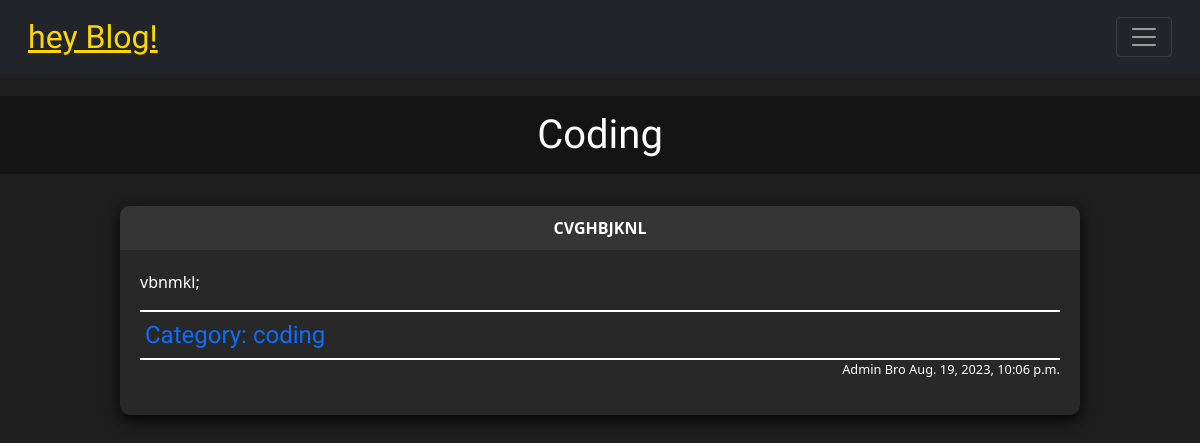
The app's page /category/coding/, older data.
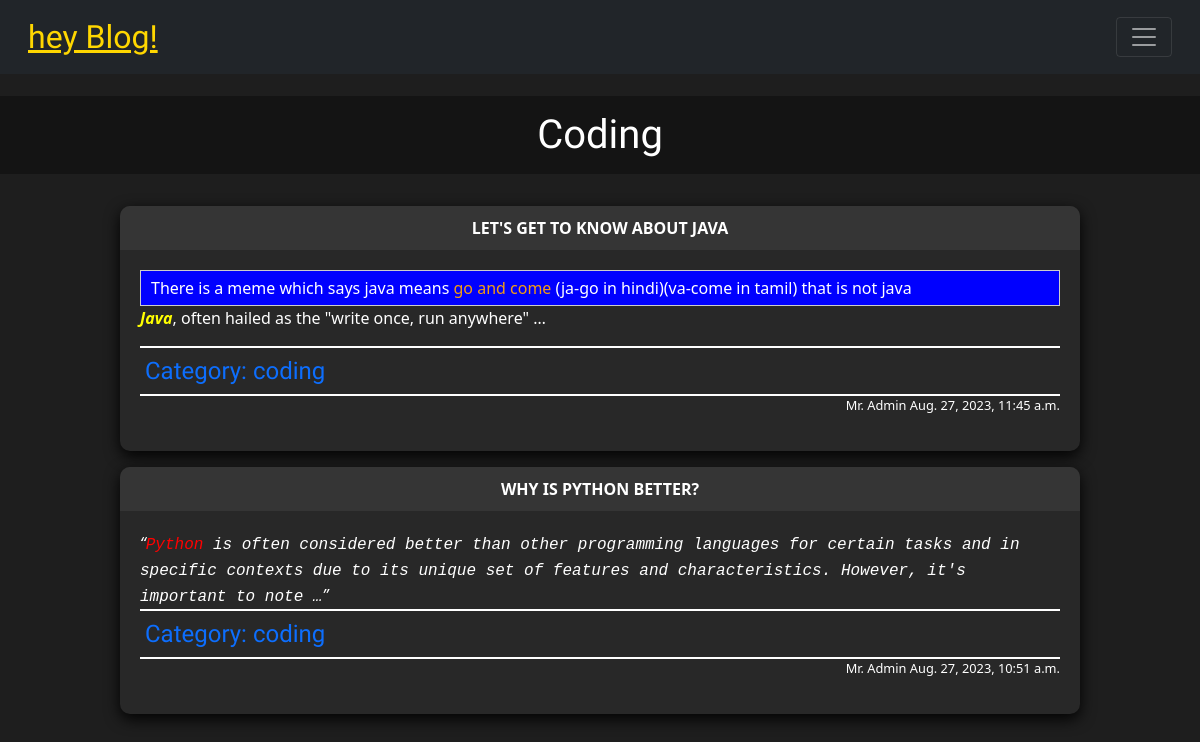
The same page, newer data.
### myblog/models.py (models this page shows, shortened)
class Post(models.Model):
    title = models.CharField(max_length=255)
    header_image = models.ImageField(null=True,blank=True,upload_to='images/')
    author = models.ForeignKey(User,on_delete=models.CASCADE)
    body = RichTextField(blank=True,null=True)
    post_date = models.DateTimeField(auto_now_add=True)
    category = models.CharField(max_length=255,default='uncategorized')
    likes = models.ManyToManyField(User,related_name="blog_posts")
    def __str__(self):
        return self.title + ' | ' + str(self.author)

### myblog/views.py (the view)
# urls.py: path('category/<str:cats>/',CategoryView,name='category'),
def CategoryView(request,cats):
    temp=cats.replace('-',' ')
    category_posts = Post.objects.filter(category=temp).order_by('-post_date')
    print(category_posts)
    return render(request,'category.html',{'cats':temp.title(),'category_posts':category_posts})

### myblog/templates/category.html (shortened to what this page needs)
{%extends 'base.html' %}
{% block content%}
<br/>
<br><br><br>
<h1 class="blogHead">{{cats}}</h1>
<br>
   {%if category_posts %}
        <article id="postContainer">
            {% for post in category_posts %}
                <section class="postContent">
                    <div class="postTitleconatiner">
                        <a class="postTitle" href="{% url 'article_detail' post.pk %}">
                            <strong style="color: white;">
                                {{post.title}}
                            </strong>
                        </a>
                    </div>
                    <div class="postContBody">
                        <div class="postcontents">
                            {{ post.body|truncatewords_html:30|safe }}
                        </div>
                        <div class="postcatTag">
                            <a href="{% url 'category' post.category|slugify %}">Category: {{post.category}}</a>
                        </div>
                        <div class="postbyTag">
                            <p>{{post.author.first_name}}  {{post.author.last_name}} {{post.post_date}} </p>
                        </div>
                    </div>
                </section>
            {%endfor%}
        </article>
    {% else %}
    <br><br>
    <h2 class="blogHead">No posts in {{cats}}</h2>
    {% endif %}
{% endblock %}

Row changes from the older to the newer data that the page shows:
removed Post: category "Coding", title "CVGHBJKNL", body "vbnmkl;", category "coding", author.first_name "Admin", author.last_name "Bro", post_date "Aug. 19, 2023, 10:06 p.m."
added Post: title "LET'S GET TO KNOW ABOUT JAVA", body "There is a meme which says java means go and come (ja-go in hindi)(va-come in tamil) that is not java Java , often hailed as the \"write once, run anywhere\" …", category "coding", author.first_name "Mr.", author.last_name "Admin", post_date "Aug. 27, 2023, 11:45 a.m."
added Post: title "WHY IS PYTHON BETTER?", body "Python is often considered better than other programming languages for certain tasks and in specific contexts due to its unique set of features and characteristics. However, it's important to note …", category "coding", author.first_name "Mr.", author.last_name "Admin", post_date "Aug. 27, 2023, 10:51 a.m."
Text that changed along with them:
{{ cats }}: (not shown) → "Coding"
